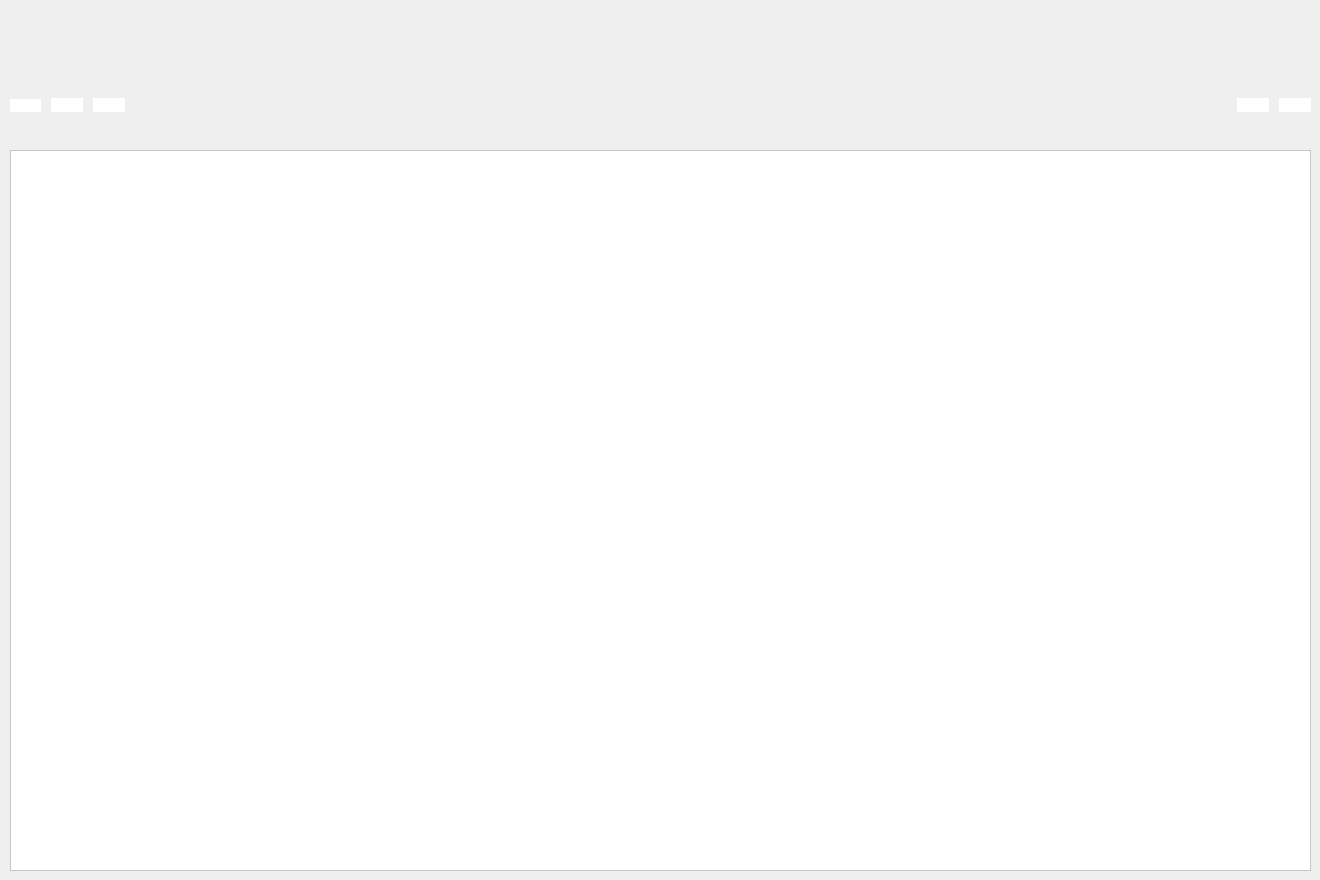
      <widget class="QWidget" name="Requisicao">
       <property name="styleSheet">
        <string notr="true">*{
font family: century gothic;
}</string>
       </property>
       <widget class="QTableWidget" name="tableWidget_2">
        <property name="enabled">
         <bool>true</bool>
        </property>
        <property name="geometry">
         <rect>
          <x>10</x>
          <y>150</y>
          <width>1301</width>
          <height>721</height>
         </rect>
        </property>
        <property name="sizePolicy">
         <sizepolicy hsizetype="Expanding" vsizetype="Expanding">
          <horstretch>0</horstretch>
          <verstretch>0</verstretch>
         </sizepolicy>
        </property>
        <property name="palette">
         <palette>
          <active>
           <colorrole role="Button">
            <brush brushstyle="SolidPattern">
             <color alpha="255">
              <red>255</red>
              <green>255</green>
              <blue>255</blue>
             </color>
            </brush>
           </colorrole>
           <colorrole role="Base">
            <brush brushstyle="SolidPattern">
             <color alpha="255">
              <red>255</red>
              <green>255</green>
              <blue>255</blue>
             </color>
            </brush>
           </colorrole>
           <colorrole role="Window">
            <brush brushstyle="SolidPattern">
             <color alpha="255">
              <red>255</red>
              <green>255</green>
              <blue>255</blue>
             </color>
            </brush>
           </colorrole>
          </active>
          <inactive>
           <colorrole role="Button">
            <brush brushstyle="SolidPattern">
             <color alpha="255">
              <red>255</red>
              <green>255</green>
              <blue>255</blue>
             </color>
            </brush>
           </colorrole>
           <colorrole role="Base">
            <brush brushstyle="SolidPattern">
             <color alpha="255">
              <red>255</red>
              <green>255</green>
              <blue>255</blue>
             </color>
            </brush>
           </colorrole>
           <colorrole role="Window">
            <brush brushstyle="SolidPattern">
             <color alpha="255">
              <red>255</red>
              <green>255</green>
              <blue>255</blue>
             </color>
            </brush>
           </colorrole>
          </inactive>
          <disabled>
           <colorrole role="Button">
            <brush brushstyle="SolidPattern">
             <color alpha="255">
              <red>255</red>
              <green>255</green>
              <blue>255</blue>
             </color>
            </brush>
           </colorrole>
           <colorrole role="Base">
            <brush brushstyle="SolidPattern">
             <color alpha="255">
              <red>255</red>
              <green>255</green>
              <blue>255</blue>
             </color>
            </brush>
           </colorrole>
           <colorrole role="Window">
            <brush brushstyle="SolidPattern">
             <color alpha="255">
              <red>255</red>
              <green>255</green>
              <blue>255</blue>
             </color>
            </brush>
           </colorrole>
          </disabled>
         </palette>
        </property>
        <property name="font">
         <font>
          <stylestrategy>PreferDefault</stylestrategy>
         </font>
        </property>
        <property name="focusPolicy">
         <enum>Qt::WheelFocus</enum>
        </property>
        <property name="contextMenuPolicy">
         <enum>Qt::DefaultContextMenu</enum>
        </property>
        <property name="toolTip">
         <string/>
        </property>
        <property name="accessibleDescription">
         <string/>
        </property>
        <property name="styleSheet">
         <string notr="true">background: white;</string>
        </property>
        <property name="inputMethodHints">
         <set>Qt::ImhNoTextHandles</set>
        </property>
        <property name="frameShape">
         <enum>QFrame::StyledPanel</enum>
        </property>
        <property name="frameShadow">
         <enum>QFrame::Plain</enum>
        </property>
        <property name="lineWidth">
         <number>1</number>
        </property>
        <property name="midLineWidth">
         <number>0</number>
        </property>
        <property name="verticalScrollBarPolicy">
         <enum>Qt::ScrollBarAlwaysOff</enum>
        </property>
        <property name="horizontalScrollBarPolicy">
         <enum>Qt::ScrollBarAlwaysOff</enum>
        </property>
        <property name="sizeAdjustPolicy">
         <enum>QAbstractScrollArea::AdjustToContents</enum>
        </property>
        <property name="editTriggers">
         <set>QAbstractItemView::NoEditTriggers</set>
        </property>
        <property name="selectionMode">
         <enum>QAbstractItemView::ExtendedSelection</enum>
        </property>
        <property name="selectionBehavior">
         <enum>QAbstractItemView::SelectItems</enum>
        </property>
        <property name="textElideMode">
         <enum>Qt::ElideNone</enum>
        </property>
        <property name="gridStyle">
         <enum>Qt::SolidLine</enum>
        </property>
        <property name="rowCount">
         <number>0</number>
        </property>
        <attribute name="horizontalHeaderDefaultSectionSize">
         <number>130</number>
        </attribute>
        <attribute name="verticalHeaderVisible">
         <bool>false</bool>
        </attribute>
       </widget>
       <widget class="QWidget" name="layoutWidget">
        <property name="geometry">
         <rect>
          <x>10</x>
          <y>70</y>
          <width>1301</width>
          <height>71</height>
         </rect>
        </property>
        <layout class="QHBoxLayout" name="horizontalLayout">
         <property name="spacing">
          <number>10</number>
         </property>
         <item>
          <widget class="QPushButton" name="bt_add_requisicao">
           <property name="font">
            <font>
             <pointsize>8</pointsize>
            </font>
           </property>
           <property name="styleSheet">
            <string notr="true">
background: white;
border-radius:10px;
</string>
           </property>
           <property name="text">
            <string/>
           </property>
           <property name="icon">
            <iconset resource="resource.qrc">
             <normaloff>:/imgs/resources/add_comp.png</normaloff>:/imgs/resources/add_comp.png</iconset>
           </property>
           <property name="iconSize">
            <size>
             <width>60</width>
             <height>60</height>
            </size>
           </property>
          </widget>
         </item>
         <item>
          <widget class="QPushButton" name="bt_edit_requisicao">
           <property name="styleSheet">
            <string notr="true">
background: white;
border-radius:10px;
</string>
           </property>
           <property name="text">
            <string/>
           </property>
           <property name="icon">
            <iconset resource="resource.qrc">
             <normaloff>:/imgs/resources/edit.png</normaloff>:/imgs/resources/edit.png</iconset>
           </property>
           <property name="iconSize">
            <size>
             <width>60</width>
             <height>60</height>
            </size>
           </property>
          </widget>
         </item>
         <item>
          <widget class="QPushButton" name="bt_delete_requisicao">
           <property name="styleSheet">
            <string notr="true">
background: white;
border-radius:10px;
</string>
           </property>
           <property name="text">
            <string/>
           </property>
           <property name="icon">
            <iconset resource="resource.qrc">
             <normaloff>:/imgs/resources/rem_comp.png</normaloff>:/imgs/resources/rem_comp.png</iconset>
           </property>
           <property name="iconSize">
            <size>
             <width>60</width>
             <height>60</height>
            </size>
           </property>
          </widget>
         </item>
         <item>
          <spacer name="horizontalSpacer_2">
           <property name="orientation">
            <enum>Qt::Horizontal</enum>
           </property>
           <property name="sizeHint" stdset="0">
            <size>
             <width>500</width>
             <height>20</height>
            </size>
           </property>
          </spacer>
         </item>
         <item>
          <widget class="QPushButton" name="bt_pdf_requisicao">
           <property name="styleSheet">
            <string notr="true">
background: white;
border-radius:10px;
</string>
           </property>
           <property name="text">
            <string/>
           </property>
           <property name="icon">
            <iconset resource="resource.qrc">
             <normaloff>:/imgs/resources/plot.png</normaloff>:/imgs/resources/plot.png</iconset>
           </property>
           <property name="iconSize">
            <size>
             <width>60</width>
             <height>60</height>
            </size>
           </property>
          </widget>
         </item>
         <item>
          <widget class="QPushButton" name="bt_config_requisicao">
           <property name="styleSheet">
            <string notr="true">
background: white;
border-radius:10px;
</string>
           </property>
           <property name="text">
            <string/>
           </property>
           <property name="icon">
            <iconset resource="resource.qrc">
             <normaloff>:/imgs/resources/configuration.png</normaloff>:/imgs/resources/configuration.png</iconset>
           </property>
           <property name="iconSize">
            <size>
             <width>60</width>
             <height>60</height>
            </size>
           </property>
          </widget>
         </item>
        </layout>
       </widget>
      </widget>
